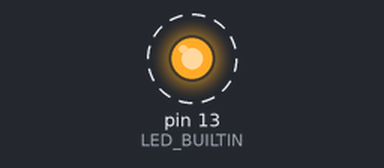
Simulated run of this sketch. Board: Arduino Uno, built with avr-gcc and run on an emulated ATmega328P. Shown: output pins drawn as LEDs (lit = HIGH). Dashed ring = blinking. What the sketch prints to the serial monitor is not drawn.

Above: at 0.02 s.
Timing chart, 0 to 3.0 s (numbered marks = the images above):
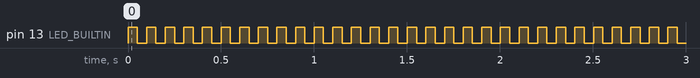

Measured:
- by itself, pin 13 (LED_BUILTIN): alternates HIGH for 0.05 s and LOW for 0.05 s

The sketch:

logomatic.ino
```cpp
/*
This is a demo program for the Sparkfun logomatic which displays how the
board operates in general UART mode, which is by collecting UART data to
fill one 512 byte (512 letters) buffer, and then emptying that buffer
into the sd card. While logging that buffer data to the SD card, the system
switches to filling the second buffer in the logomatic. Emptying these two
buffers is shown in the stat0 and stat1 leds on the board.


This program counts up a counter in the loop and prints that count to the
screen. The reason why the count algorithm is weird is because I was attempting
to print how many characters were transmitted to the logomatic. So starting
count at 0 and transmitting "0" would be undesirable because "0" is a character,
so you've actually transmitted 1 character. Things get weirder after you pass
transmitting 9 characters as well because then after every transmission, every
number takes up two digits and so should count up the character count by two, and
likewise for numbers over 99

The purpose of this weirdness was to measure how many characters are logged in
each burst because I noticed that it doesn't log until some minimum amount of
data has been transmitted to the board. So the way to read the result file is
say something like the number 110 is transmitted, that means that after
transmitting the "0" that number is how many characters so far. But the first "1"
would be the 108th character. This means that if at the end of the file you see
a string of 3 digit numbers and the final number is 2 digits, then you know
that transmission was cutoff, but you can still use the pattern to backtrack to
get the character count number.


The logomatic is wired up as follows
logomatic   |||     controller
batt        |||     5V
gnd         |||     gnd
RXI0        |||     tx  (UART TTL)
*/


/*  The contents of this block comment is what should be in a configuration text file called "LOGCON.txt" on the micro sd card in the logomatic, and the filesystem should be configured to be a FAT32 system.
MODE = 0
ASCII = N
Baud = 4
Frequency = 100
Trigger Character = $
Text Frame = 100
AD1.3 = N
AD0.3 = N
AD0.2 = N
AD0.1 = N
AD1.2 = N
AD0.4 = N
AD1.7 = N
AD1.6 = N
Safety On = Y
*/


int charCount = 0;//this is global because I want to keep track of the same count after the loop restarts


void setup() {
  pinMode(LED_BUILTIN, OUTPUT);
  Serial.begin(9600);
}


void loop() {
  digitalWrite(LED_BUILTIN, HIGH);
  if(charCount > 98) charCount += 3;
  else if(charCount > 8) charCount += 2;
  else charCount++;
  Serial.print(charCount);
  delay(50);
  digitalWrite(LED_BUILTIN, LOW);
  delay(50);
}
```
